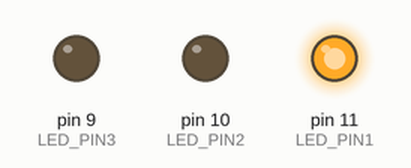
Recording of a sketch running on a simulated Arduino Uno, built with avr-gcc and run on an emulated ATmega328P. On the bench: output pins drawn as LEDs (lit = HIGH).

Above: at 0.2 s.
At 1.2 s:
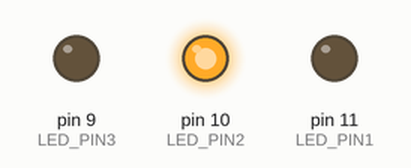
At 2.2 s:
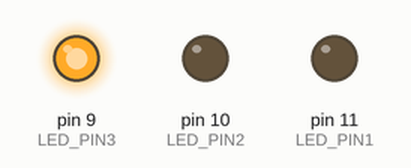
At 5.7 s:
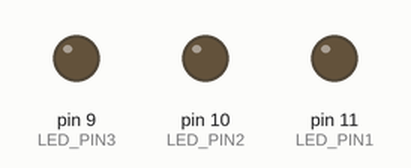
Timing chart, 0 to 6.9 s (numbered marks = the images above):
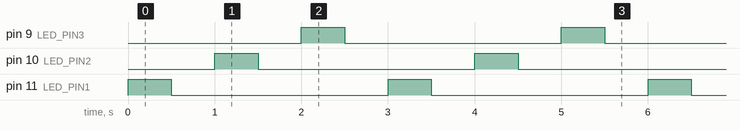

Measured:
- by itself, pin 9 (LED_PIN3), pin 10 (LED_PIN2), pin 11 (LED_PIN1): alternates HIGH for 0.50 s and LOW for 2.5 s
- by itself, everything shown: repeats every 3.0 s, in 6 steps

The sketch:

es2.ino
```cpp
#define LED_PIN1 11
#define LED_PIN2 10
#define LED_PIN3 9
void setup() {
pinMode(LED_PIN1, OUTPUT);
pinMode(LED_PIN2, OUTPUT);
pinMode(LED_PIN3, OUTPUT);
Serial.begin(9600);
}

void loop() {
digitalWrite(LED_PIN1,HIGH);

delay(500);

digitalWrite(LED_PIN1,LOW);

delay(500);

digitalWrite(LED_PIN2,HIGH);

delay(500);

digitalWrite(LED_PIN2,LOW);

delay(500);

digitalWrite(LED_PIN3,HIGH);

delay(500);

digitalWrite(LED_PIN3,LOW);

delay(500);
}
```
